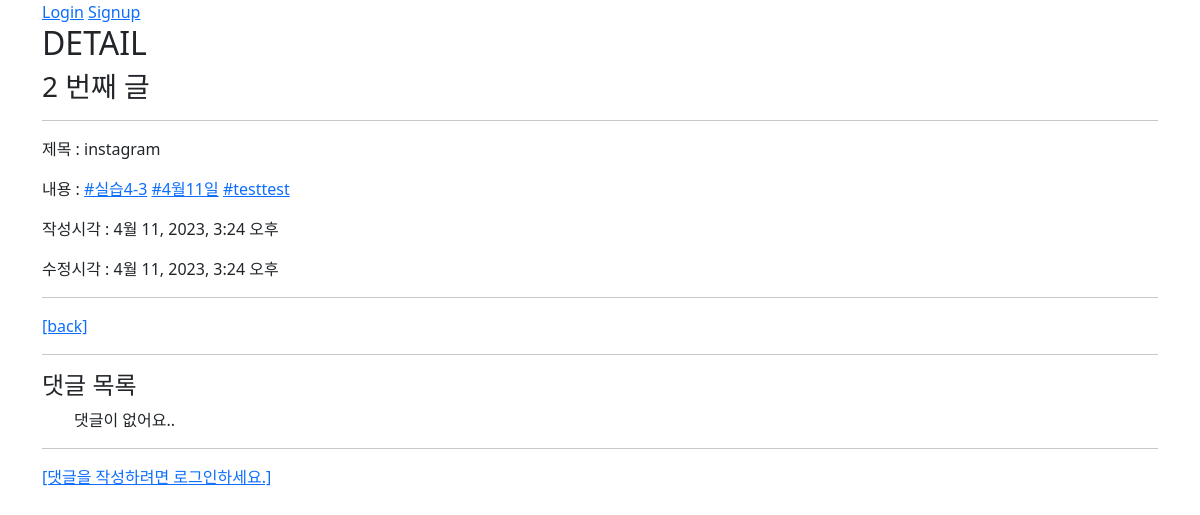
Page /articles/2/ on the committed database.
### articles/models.py (models this page shows, shortened)
class Article(models.Model):
    user = models.ForeignKey(settings.AUTH_USER_MODEL, on_delete=models.CASCADE)
    like_users = models.ManyToManyField(settings.AUTH_USER_MODEL, related_name='like_articles')
    hashtags = models.ManyToManyField(Hashtag)
    title = models.CharField(max_length=10)
    content = models.TextField()
    created_at = models.DateTimeField(auto_now_add=True)
    updated_at = models.DateTimeField(auto_now=True)

class Hashtag(models.Model):
    content = models.TextField(unique=True)

### articles/views.py (the view)
# urls.py: path('<int:pk>/', views.detail, name='detail'),
@require_safe
def detail(request, pk):
    article = get_object_or_404(Article, pk=pk)
    comment_form = CommentForm()
    comments = article.comment_set.all()
    context = {
        'article': article,
        'comment_form': comment_form,
        'comments': comments,
    }
    return render(request, 'articles/detail.html', context)

### articles/templatetags/make_link.py (called while the page is built)
@register.filter
def set_hashtag(value):
    contents = value.replace('\r\n', ' ').split(' ')
    for i in range(len(contents)):
        if contents[i].startswith('#'):
            hashtag = contents[i][1:]
            try:
                hashtag_obg = Hashtag.objects.get(content=hashtag)
                contents[i] = f'<a href="{resolve_url("articles:hashtag", hashtag_obg.pk)}">#{hashtag}</a>'
            except Hashtag.DoesNotExist:
                pass
    return mark_safe(' '.join(contents))

### articles/templates/articles/detail.html (shortened to what this page needs)
{% extends 'base.html' %}
{% load make_link %}
{% block content %}
  <h2>DETAIL</h2>
  <h3>{{ article.pk }} 번째 글</h3>
  <hr>
  <p>제목 : {{ article.title }}</p>
  <p>내용 : {{ article.content|set_hashtag|safe }}</p>
  <p>작성시각 : {{ article.created_at }}</p>
  <p>수정시각 : {{ article.updated_at }}</p>
  <hr>
  <a href="{% url 'articles:index' %}">[back]</a>
  <hr>
  <h4>댓글 목록</h4>
  <ul>
    {% for comment in comments %}
      <li>
        {{ comment.user }} - {{ comment.content }}
        {% if user == comment.user %}
          <form action="{% url 'articles:comments_delete' article.pk comment.pk %}" method="POST" class="d-inline">
            {% csrf_token %}
            <input type="submit" value="DELETE">
          </form>
        {% endif %}
      </li>
    {% empty %}
      <p>댓글이 없어요..</p>
    {% endfor %}
  </ul>
  <hr>
  {% if request.user.is_authenticated %}
    <form action="{% url 'articles:comments_create' article.pk %}" method="POST">
      {% csrf_token %}
      {{ comment_form }}
      <input type="submit">
    </form>
  {% else %}
    <a href="{% url 'accounts:login' %}">[댓글을 작성하려면 로그인하세요.]</a>
  {% endif %}
{% endblock content %}

### rows in the picture
Article: pk "2", title "instagram", content|set_hashtag "#실습4-3 #4월11일 #testtest", created_at "4월 11, 2023, 3:24 오후", updated_at "4월 11, 2023, 3:24 오후"
